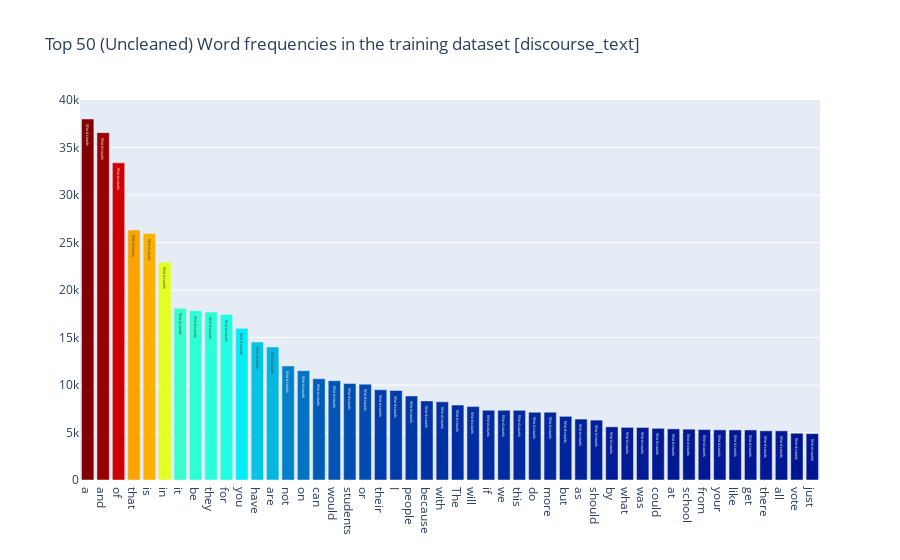

This figure's notebook cell:
### Code cell
# Plotly imports
import plotly.offline as py
py.init_notebook_mode(connected=True)
import plotly.graph_objs as go
import plotly.tools as tls

all_words = train['discourse_text'].str.split(expand=True).unstack().value_counts()
data      = [go.Bar(
            x = all_words.index.values[2:50],
            y = all_words.values[2:50],
            marker= dict(colorscale='Jet', color = all_words.values[2:100]),text='Word counts')]

layout = go.Layout(title='Top 50 (Uncleaned) Word frequencies in the training dataset [discourse_text]')
fig    = go.Figure(data=data, layout=layout)

py.iplot(fig, filename='basic-bar')

### Figure 1 — Plotly figure (JSON) as saved in the notebook; plotly's stock layout.template omitted (floating-point values rounded to 4 significant figures)
{"data": [{"marker": {"color": [38013, 36578, 33395, 26329, 25958, 22924, 18083, 17819, 17686, 17426, 15973, 14522, 14011, 12013, 11507, 10665, 10462, 10168, 10092, 9499, 9424, 8847, 8331, 8233, 7887, 7728, 7345, 7340, 7335, 7141, 7140, 6704, 6417, 6305, 5599, 5542, 5534, 5442, 5385, 5350, 5312, 5279, 5276, 5271, 5179, 5176, 4926, 4881, 4754, 4698, 4662, 4607, 4473, 4464, 4440, 4342, 4307, 4271, 4200, 4060, 3857, 3774, 3716, 3638, 3613, 3530, 3390, 3325, 3310, 3275, 3239, 3237, 3235, 3166, 3161, 3065, 3024, 2979, 2957, 2915, 2899, 2814, 2754, 2711, 2710, 2709, 2685, 2655, 2653, 2637, 2546, 2536, 2531, 2516, 2473, 2465, 2419, 2371], "colorscale": [[0, "rgb(0,0,131)"], [0.2, "rgb(0,60,170)"], [0.4, "rgb(5,255,255)"], [0.6, "rgb(255,255,0)"], [0.8, "rgb(250,0,0)"], [1, "rgb(128,0,0)"]]}, "text": "Word counts", "type": "bar", "x": ["a", "and", "of", "that", "is", "in", "it", "be", "they", "for", "you", "have", "are", "not", "on", "can", "would", "students", "or", "their", "I", "people", "because", "with", "The", "will", "if", "we", "this", "do", "more", "but", "as", "should", "by", "what", "was", "could", "at", "school", "from", "your", "like", "get", "there", "all", "vote", "just"], "y": [38013, 36578, 33395, 26329, 25958, 22924, 18083, 17819, 17686, 17426, 15973, 14522, 14011, 12013, 11507, 10665, 10462, 10168, 10092, 9499, 9424, 8847, 8331, 8233, 7887, 7728, 7345, 7340, 7335, 7141, 7140, 6704, 6417, 6305, 5599, 5542, 5534, 5442, 5385, 5350, 5312, 5279, 5276, 5271, 5179, 5176, 4926, 4881]}], "layout": {"title": {"text": "Top 50 (Uncleaned) Word frequencies in the training dataset [discourse_text]"}}}
